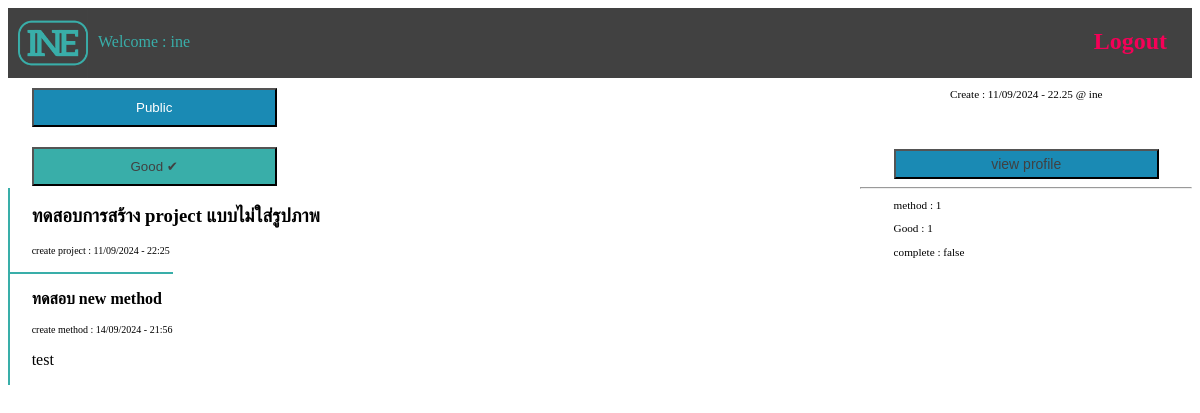
The app's page /view/10/ (signed in), older data.
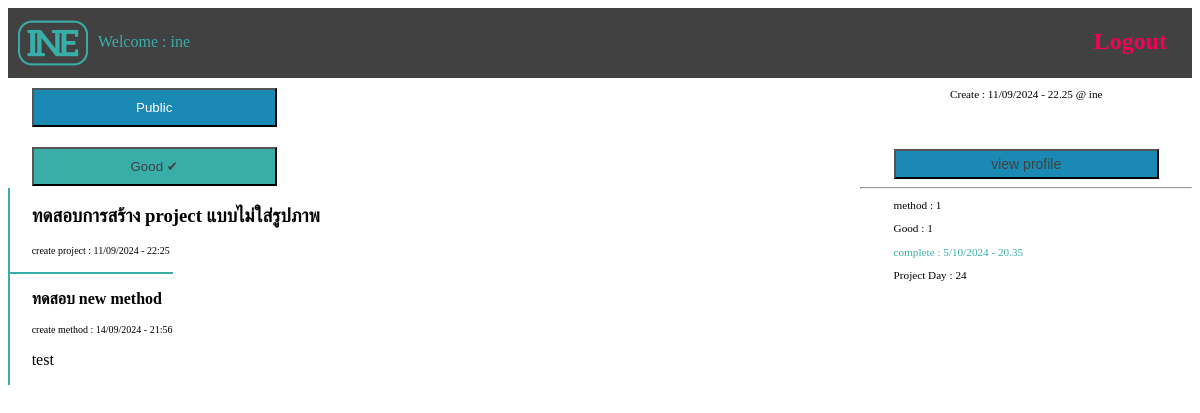
The same page, newer data.
### INEapp/models.py (models this page shows, shortened)
class Idea(models.Model):
    key_user = models.ForeignKey(User,on_delete=models.CASCADE,null=False,blank=False)
    idea_name = models.CharField(max_length=100,null=False,blank=False)
    idea_description = models.TextField(null=True,blank=True)
    idea_image = models.ImageField(upload_to='media/idea',null=True,blank=True)
    idea_datetime = models.DateTimeField(auto_now_add=True)
    idea_complete = models.DateTimeField(null=True,blank=True)
    idea_status = models.BooleanField(default=False)
    idea_start = models.BooleanField(default=False)
    idea_good = models.ManyToManyField(User,related_name='good',blank=True)
    def count_good(self):
        return self.idea_good.count()

### INEapp/views.py (the view)
# urls.py: path('view/<int:pk>/',view_project,name='view'),
@login_required(login_url='/')
def view_project(request,pk):
    sub_idea = SubIdea.objects.filter(key_idea_id=pk)
    view_idea = get_object_or_404(Idea,id=pk)
    user = User.objects.get(id=view_idea.key_user_id)
    img = DataUser.objects.get(data_user_id=user.id)
    context = {'view':view_idea,'user':user,'img':img,'name':request.user,'sub':sub_idea}
    if view_idea.idea_complete is not None:
        context.update({'project_day': int((datetime.date(view_idea.idea_complete) - datetime.date(view_idea.idea_datetime)).days)})
    else:pass
    del view_idea,user,img,sub_idea
    return render(request,'view.html',context)

### template/view.html (shortened to what this page needs)
{% load static %}
<!DOCTYPE html>
<html lang="en">
<head>
    <link rel="stylesheet" href="{% static 'style/main.css' %}">
    <link rel="stylesheet" href="{% static 'style/view.css' %}">
</head>
<body>
    <div class="menubar">
        <img src="{% static 'image/INE.png' %}" alt="logo" class="image_logo"><p class="text_logo">Welcome : {{ name }}</p>
        <a href="/logout/"><h2 class="logout_button">Logout</h2></a>
    </div>
    <div class="div_view">
        <div class="div_line"></div>
            <div>
                <a href="{% url 'public' name %}"><button id="btn-back">Public</button></a><br>
                {% if name in view.idea_good.all %}
                    <a href="{% url 'good' view.id %}"><button id="btn_no_good">Good ✘</button></a>
                {% else %}
                    <a href="{% url 'good' view.id %}"><button id="btn_good">Good ✔</button></a>
                {% endif %}
                <h3 id="name_view">{{view.idea_name}}</h3><p style="font-size: 10px;">create project : {{ view.idea_datetime|date:'j/m/Y - G:i' }}</p>
                {% if sub %}
                    {% for subs in sub %}
                        <hr class="line_hr">
                        <p><b>{{subs.sub_idea}}</b></p>
                        <p style="font-size: 10px;">create method : {{subs.sub_datetime|date:'j/m/Y - G:i'}}</p>
                        <p>{{subs.sub_body}}</p>
                    {% endfor %}
                {% endif %}
            </div>
        <div class="data_view">
            <p id="text-heading">Create : {{ view.idea_datetime|date:'j/m/Y - G.i' }} @ {{ user.username }}</p>
            {% if img.image_profile %}
                <img src="/static/{{img.image_profile}}/" alt=""><br>
            {% else %}
                <img src="https://cdn4.iconfinder.com/data/icons/web-ui-color/128/Account-512.png" alt=""><br>
            {% endif %}
            <a href="{% url 'owner' view.id %}"><button id="btn_follow">view profile</button></a>
            <hr>
            <div>
                <p id="text-heading" style="text-align: left; margin-left: 10%;">method : {{sub.count}}</p>
                <p id="text-heading" style="text-align: left; margin-left: 10%;">Good : {{view.count_good}}</p>
                {% if view.idea_complete %}
                <p id="text-heading" style="text-align: left; margin-left: 10%; color: #39aea9;">complete : {{view.idea_complete|date:'j/m/Y - G.i'}}</p>
                <p id="text-heading" style="text-align: left; margin-left: 10%;">Project Day : {{project_day}}</p>
                {% else %}
                    <p id="text-heading" style="text-align: left; margin-left: 10%;">complete : false</p>
                {% endif %}
            </div>
        </div>
    </div>
</body>
</html>

Row changes from the older to the newer data that the page shows:
changed Idea "ทดสอบการสร้าง project แบบไม่ใส่รูปภาพ": idea_complete (not shown) → "5/10/2024 - 20.35"
Text that changed along with them:
{{ project_day }}: (not shown) → "24"
text no longer shown: "complete : false"
text now shown: "complete : Project Day :"
